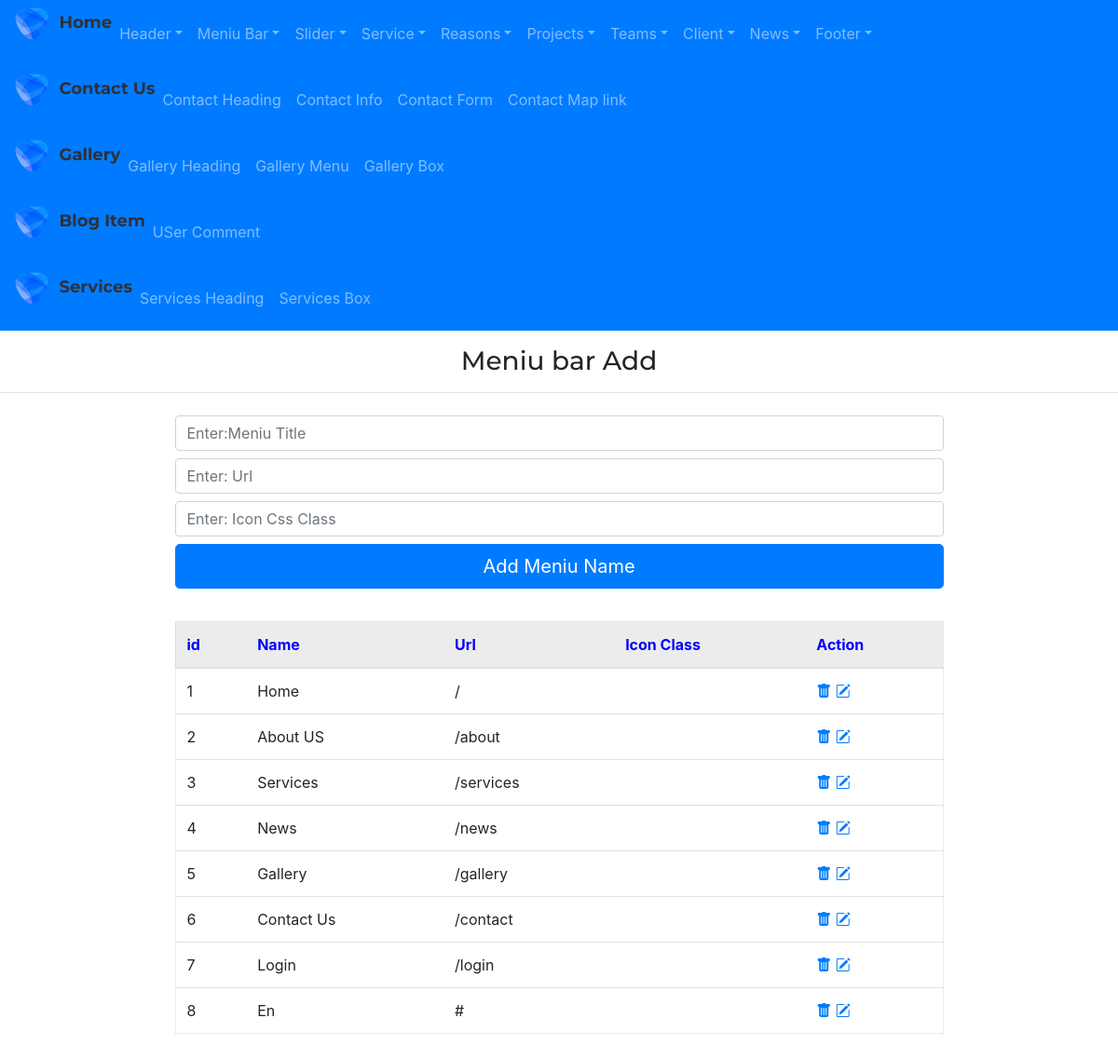
The page /admin/meniuNameAdd on the database as committed earlier.
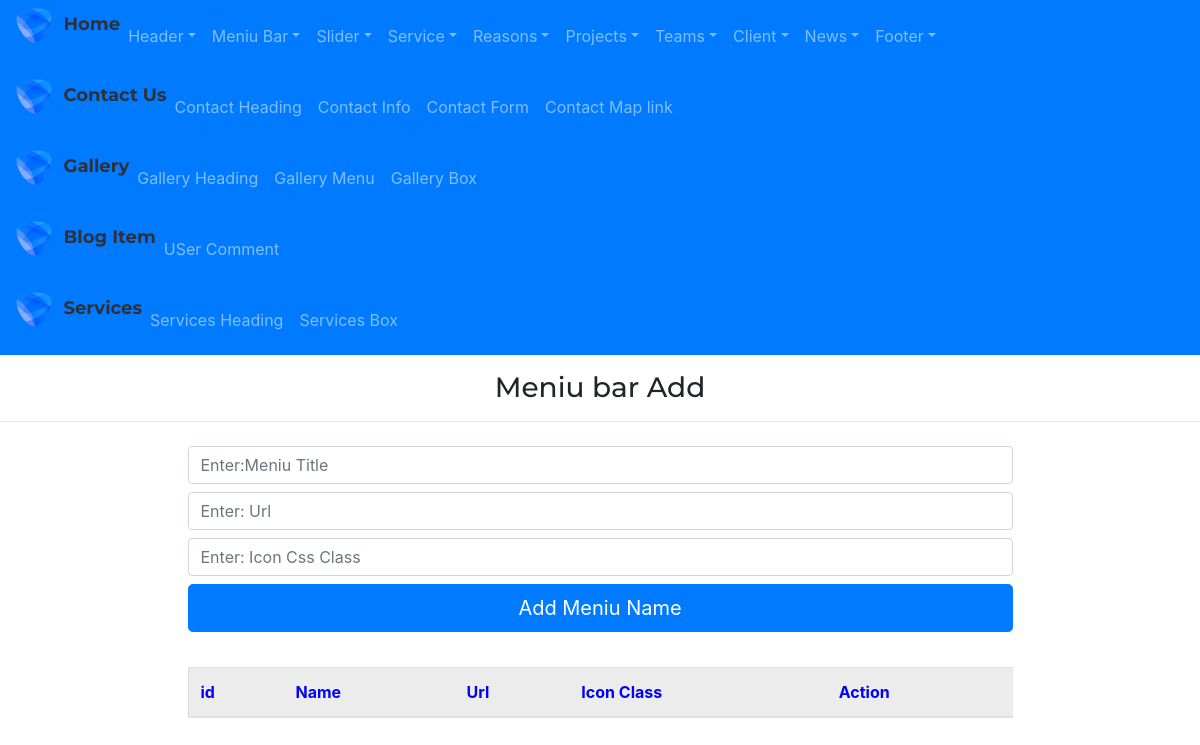
The same page on the database as committed later.
### app/models.py (models this page shows)
class MeniuName(db.Model):
    id=db.Column(db.Integer,primary_key=True)
    meniu_title=db.Column(db.String(255))
    meniu_url=db.Column(db.String(255))
    meniu_icon=db.Column(db.String(255))

### admin/routes.py (the view, shortened to what this page needs)
@app.route("/admin/meniuNameAdd", methods=['GET','POST'])
def meniuNameAdd():
    form=MeniuNameForm()
    meniu_names=MeniuName.query.all()
    return render_template("admin/meniuNameAdd.html",form=form, meniu_names=meniu_names)

### admin/forms.py
class MeniuNameForm(FlaskForm):
    meniu_title=StringField('meniu_title')
    meniu_url=StringField('meniu_url')
    meniu_icon=StringField('meniu_icon')
    submit=SubmitField()

### app/templates/admin/meniuNameAdd.html
{% extends "admin/base.html" %} {% block content %}
<div class="adminright">
    <h3 class="my-3" style="text-align: center;">Meniu bar Add</h3>
    <hr>
    <div class="container marg">
        <div class="row justify-content-center">
            <div class="col-9 ">
                <form action="{{url_for('meniuNameAdd')}}" method='POST'>
                    {{ form.meniu_title(class="form-control my-2",placeholder="Enter:Meniu Title")}}
                    {{ form.meniu_url(class="form-control my-2",placeholder="Enter: Url")}}
                    {{ form.meniu_icon(class="form-control my-2",placeholder="Enter: Icon Css Class")}}
                    {{ form.submit(value='Add Meniu Name',class='btn btn-primary btn-lg btn-block')}}
                </form>
            </div>
        </div>
    </div>
    <div class="container marg">
        <div class="row justify-content-center">
            <div class="col-9 ">
                <table class="table table-hover " style="margin:35px 0px; border:1px solid rgba(0,0,0,.075);">
                    <thead>
                        <tr style="background-color: rgba(0,0,0,.075); color:blue">
                            <th scope="col">id</th>
                            <th scope="col">Name</th>
                            <th scope="col">Url</th>
                            <th scope="col">Icon Class</th>
                            <th scope="col">Action</th>
                        </tr>
                    </thead>
                    <tbody>
                        {% for meniu_name in meniu_names %}
                        <tr>
                            <td scope="row">{{meniu_name.id}}</td>
                            <td>{{meniu_name.meniu_title}}</td>
                            <td>{{meniu_name.meniu_url}}</td>
                            <td>{{meniu_name.meniu_icon}}</td>
                            <td>
                                <a href="{{url_for('meniuNameDelete', id=meniu_name.id)}}"><i
                                        class="bi bi-trash-fill"></i></a>
                                <a href="{{url_for('meniuNameUpdate', id=meniu_name.id)}}"><i
                                        class="bi bi-pencil-square"></i></a>
                            </td>
                        </tr>
                        {% endfor %}
                    </tbody>
                </table>
            </div>
        </div>
    </div>
</div>
{% endblock %}

Rows that differ between the two databases and show on the page:
removed MeniuName: id "1", meniu_title "Home", meniu_url "/"
removed MeniuName: id "2", meniu_title "About US", meniu_url "/about"
removed MeniuName: id "3", meniu_title "Services", meniu_url "/services"
removed MeniuName: id "4", meniu_title "News", meniu_url "/news"
removed MeniuName: id "5", meniu_title "Gallery", meniu_url "/gallery"
removed MeniuName: id "6", meniu_title "Contact Us", meniu_url "/contact"
removed MeniuName: id "7", meniu_title "Login", meniu_url "/login"
removed MeniuName: id "8", meniu_title "En", meniu_url "#"
